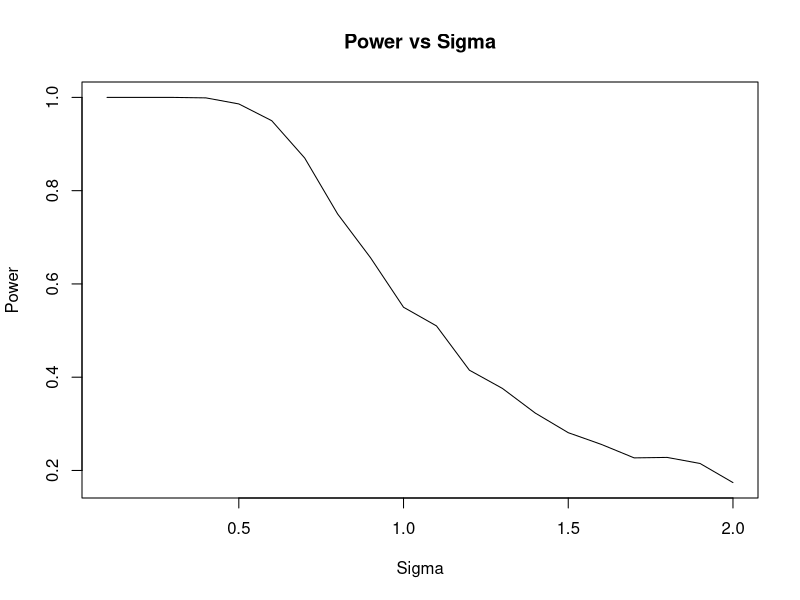
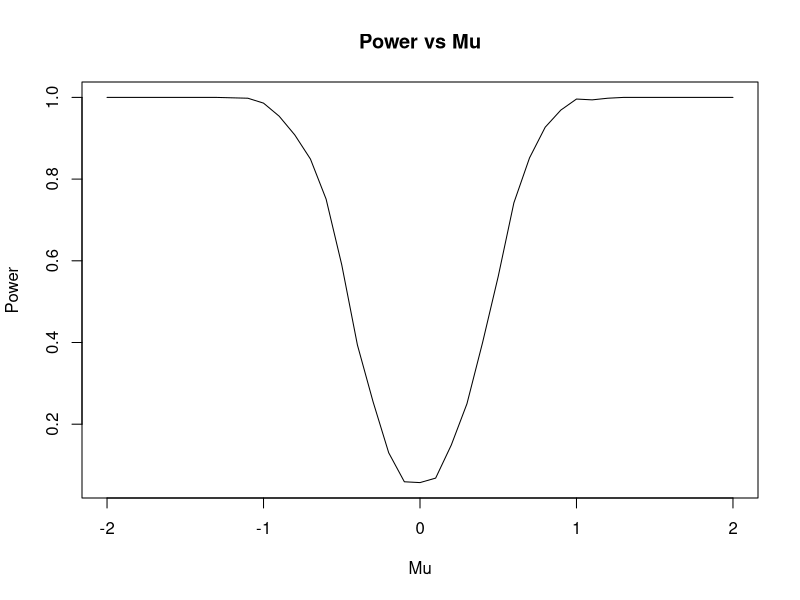
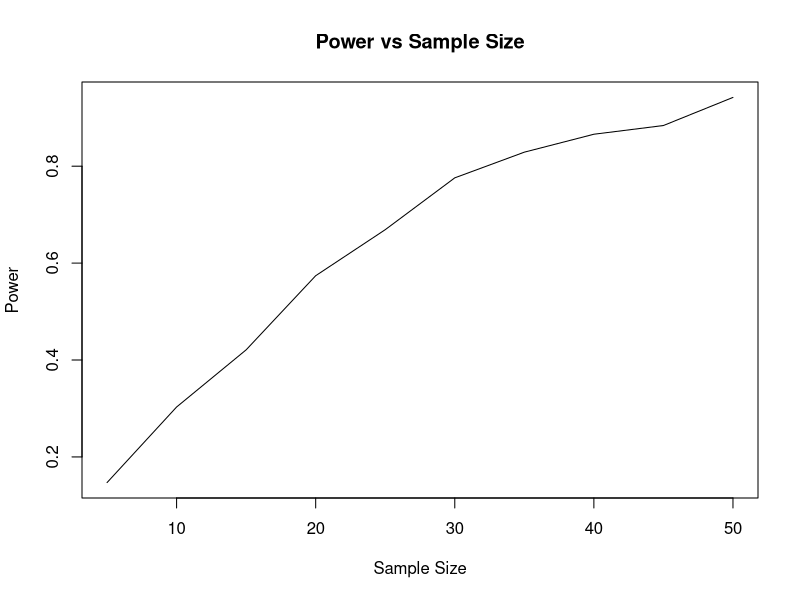

Reproduce these figures in R, in order. (Note: a time limit stopped this script after it produced the figures.)
library(RColorBrewer)
library(viridis)


set.seed(123)  # for reproducibility

# Draw a sample
sample_size <- 5
mu <- 0.5
sigma <- 1
sample <- rnorm(sample_size, mean = mu, sd = sigma)

# Run a t-test
t_test <- t.test(sample, mu = 0, alternative = "two.sided", conf.level = 0.95)

# Print the t-test result
print(t_test)


#The t-test will output a p-value. If this p-value is less than 0.05 (indicating that the test is significant at the 5% level), then we reject the null hypothesis that the population mean is zero. In reality, we know that the population mean is 0.5 (since we drew the sample from a normal distribution with mean 0.5), so if we reject the null hypothesis, then we have a true positive. If we fail to reject the null hypothesis, then we have a false negative (also known as a Type II error).


set.seed(123)  # for reproducibility

# Initialize count of true positives
num_true_positives <- 0
num_iterations <- 1000

for (i in 1:num_iterations) {
  # Draw a sample
  sample <- rnorm(sample_size, mean = mu, sd = sigma)
  
  # Run a t-test
  t_test <- t.test(sample, mu = 0, alternative = "two.sided", conf.level = 0.95)
  
  # Check if it's a true positive
  if (t_test$p.value < 0.05) {
    num_true_positives <- num_true_positives + 1
  }
}

# Calculate the power
power <- num_true_positives / num_iterations

# Print the power
print(power)


set.seed(123)  # for reproducibility

# Define function to run t-test and return p-value
run_t_test <- function() {
  # Draw a sample
  sample <- rnorm(sample_size, mean = mu, sd = sigma)
  
  # Run a t-test and return the p-value
  t_test <- t.test(sample, mu = 0, alternative = "two.sided", conf.level = 0.95)
  return(t_test$p.value)
}

# Replicate the t-test many times
num_iterations <- 1000
p_values <- replicate(num_iterations, run_t_test())

# Count the number of significant results (true positives)
num_true_positives <- sum(p_values < 0.05)

# Calculate the power
power <- num_true_positives / num_iterations

# Print the power
print(power)

set.seed(123)  # for reproducibility

# Define function to run t-test and calculate power
calculate_power <- function(mu, sigma, sample_size, num_iterations=1000) {
  run_t_test <- function() {
    # Draw a sample
    sample <- rnorm(sample_size, mean = mu, sd = sigma)
    
    # Run a t-test and return the p-value
    t_test <- t.test(sample, mu = 0, alternative = "two.sided", conf.level = 0.95)
    return(t_test$p.value)
  }
  
  # Replicate the t-test many times
  p_values <- replicate(num_iterations, run_t_test())
  
  # Count the number of significant results (true positives)
  num_true_positives <- sum(p_values < 0.05)
  
  # Calculate the power
  power <- num_true_positives / num_iterations
  return(power)
}

# Set parameter ranges
sigma_values <- seq(0.1, 2, by = 0.1)
mu_values <- seq(-2, 2, by = 0.1)
sample_sizes <- seq(5, 50, by = 5)

# Calculate power for varying sigma
power_vs_sigma <- sapply(sigma_values, function(sigma) calculate_power(mu = 0.5, sigma = sigma, sample_size = 20))

# Calculate power for varying mu
power_vs_mu <- sapply(mu_values, function(mu) calculate_power(mu = mu, sigma = 1, sample_size = 20))

# Calculate power for varying sample size
power_vs_sample_size <- sapply(sample_sizes, function(sample_size) calculate_power(mu = 0.5, sigma = 1, sample_size = sample_size))

# Plot power vs sigma
plot(sigma_values, power_vs_sigma, main = "Power vs Sigma", xlab = "Sigma", ylab = "Power", type = "l")

# Plot power vs mu
plot(mu_values, power_vs_mu, main = "Power vs Mu", xlab = "Mu", ylab = "Power", type = "l")

# Plot power vs sample size
plot(sample_sizes, power_vs_sample_size, main = "Power vs Sample Size", xlab = "Sample Size", ylab = "Power", type = "l")


# Create a color palette that goes from red to green
color_palette <- colorRampPalette(brewer.pal(9, "RdBu"))(100)

# Reverse the color palette so that low values are red and high values are blue
color_palette <- rev(color_palette)

# Define the grid of parameters
sigma_values <- seq(0.1, 3, by = 0.1)
mu_values <- seq(-2, 2, by = 0.1)

# Initialize a matrix to hold the power values
power_matrix <- matrix(nrow = length(sigma_values), ncol = length(mu_values))

# Compute the power for each combination of sigma and mu
for (i in 1:length(sigma_values)) {
  for (j in 1:length(mu_values)) {
    power_matrix[i, j] <- calculate_power(mu = mu_values[j], sigma = sigma_values[i], sample_size = 20)
  }
}

# Transpose the matrix so that rows correspond to the x-axis and columns correspond to the y-axis
power_matrix <- t(power_matrix)

# Create the 2D plot (heat map)
image(x = mu_values, y = sigma_values, z = power_matrix, 
      xlab = "Mu", ylab = "Sigma", main = "Power vs (Mu, Sigma)",
      #col = heat.colors(10))
       col = viridis(100))


# Add contour lines to the plot to make it easier to read
contour(x = mu_values, y = sigma_values, z = power_matrix, add = TRUE)


# Define the grid of parameters
sample_sizes <- seq(5, 150, by = 5)
mu_values <- seq(-2, 2, by = 0.1)

# Initialize a matrix to hold the power values
power_matrix <- matrix(nrow = length(sample_sizes), ncol = length(mu_values))

# Compute the power for each combination of sigma and mu
for (i in 1:length(sigma_values)) {
  for (j in 1:length(mu_values)) {
    power_matrix[i, j] <- calculate_power(mu = mu_values[j], sigma = 1, sample_size = sample_sizes[i])
  }
}

# Transpose the matrix so that rows correspond to the x-axis and columns correspond to the y-axis
power_matrix <- t(power_matrix)

# Create the 2D plot (heat map)
image(x = mu_values, y = sample_sizes, z = power_matrix, 
      xlab = "Mu", ylab = "Sample Size", main = "Power vs (Mu, Sample Size)",
       col = viridis(100))

# Add contour lines to the plot to make it easier to read
contour(x = mu_values, y = sigma_values, z = power_matrix, add = TRUE)
